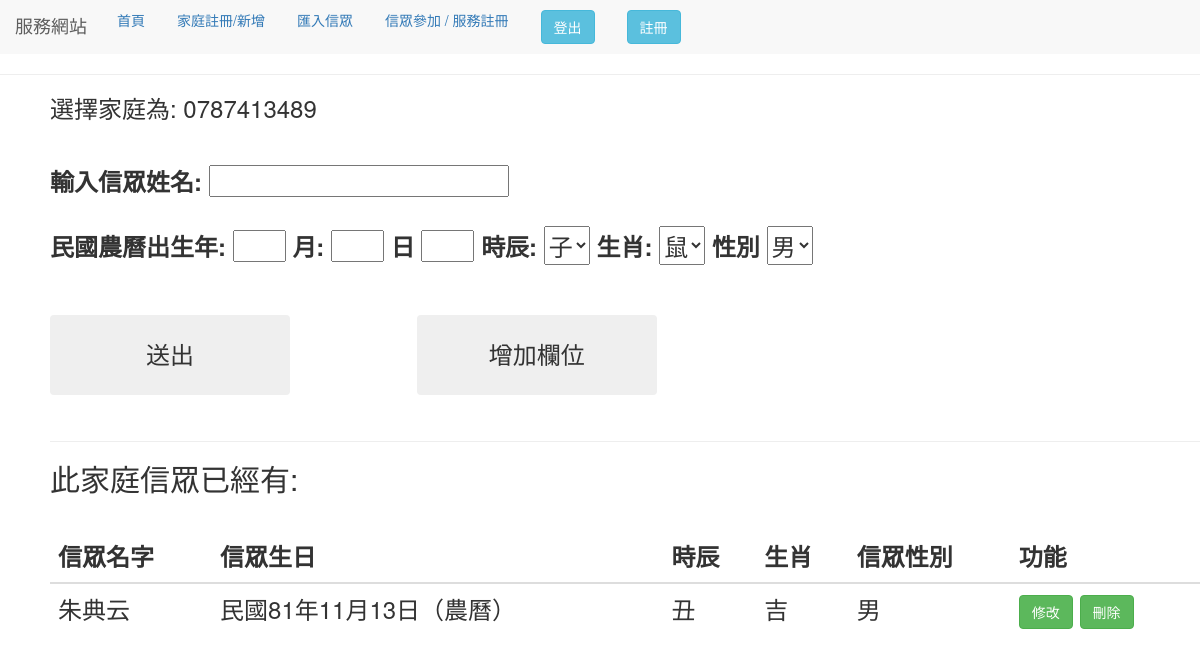
The page /home/43 (signed in) on the database its author committed.
### use_app/models.py (models this page shows)
class Home(models.Model):
    address = models.CharField(verbose_name='地址', max_length=100)
    home_phone = models.CharField(verbose_name='家庭電話', max_length=100)
    class Meta:
        verbose_name_plural = '家庭資料庫'

class People_data(models.Model):
    name = models.CharField(verbose_name='輸入姓名', max_length=10)
    birthday = models.CharField(verbose_name='西元生日',
                                max_length=20)  # default = timezone.now
    time = models.CharField(max_length=5)
    animal = models.CharField(max_length=3)
    gender = models.CharField(verbose_name='性別',
                              max_length=32,
                              choices=(('male', '男'), ('female', '女')),
                              default="男")
    home_id = models.CharField(max_length=10)
    class Meta:
        verbose_name_plural = '香客資料庫'

### use_app/views.py (the view, shortened to what this page needs)
# urls.py: path("home/<int:pk>",views.people_form,name= "home"),
@login_required(login_url='/use_login')
def people_form(request, pk):
    form = peopleform(request.POST or None)
    fix_form = fix_peopleform(None)
    x_try = Home.objects.get(pk=pk).home_phone
    title_one = "信眾名字"
    title_two = "信眾生日"
    title_three = "信眾性別"
    get_x = "此家庭信眾"
    people_all = People_data.objects.filter(home_id=pk)
    context = locals()
    return render(request, "people_add.html", context)

### use_app/views.py (called while the page is built)
@django.template.defaulttags.register.filter
def BeautifyDateStr(value):
    arr = value.split("-")
    try:
        year = int(arr[0])
    except:
        year = arr[0]
    try:
        month = int(arr[1])
        month = '0' + str(month) if month < 10 else month
    except:
        month = arr[1]
    try:
        day = int(arr[2])
        day = '0' + str(day) if day < 10 else day
    except:
        day = arr[2]
    return "民國" + str(year) + "年" + str(month) + "月" + str(day) + "日（農曆）"

### templates/people_add.html (shortened to what this page needs)
{% extends "base.html" %} {% block title %} 表單 {% endblock %} {% block form %}
<head>
    <link rel="stylesheet" href="//code.jquery.com/ui/1.12.1/themes/base/jquery-ui.css">
</head>
<body>
    <div style="margin-left:50px;">
        <form method='POST' enctype="multipart/form-data">
            {% csrf_token %} 選擇家庭為: {{x_try}} <br>
            <br>
            <div id="use" style="margin-bottom:5vmin">
                <label for="id_name" style="margin-top:20px">輸入信眾姓名:</label>
                {{ form.name }}
                <br><br>
                <label for="id_birthday_y">民國農曆出生年: </label>
                {{form.birthday_y}}
                <label for="id_birthday_m">月:</label>
                {{form.birthday_m}}
                <label for="id_birthday_d">日</label>
                {{form.birthday_d}}
                <label for="id_time">時辰:</label>
                {{form.time}}
                <label for="id_animal">生肖:</label>
                {{form.animal}}
                <label for="id_x_gender">性別</label>
                {{form.gender}}
            </div>
            <div style="margin-top:50px">
                <input style="width:20vw;height: 10vh;font-size:100%;" class="btn btn-outline-dark" type="submit"
                    value="送出" />
                <button type="button" style="width:20vw;height: 10vh;font-size:100%; margin-left:10vw;"
                    class=" btn btn-outline-dark" onclick="ShowMeDate()">增加欄位</button>
            </div>
        </form>
        <br>
        <hr>
        <h2>{{ get_x }}已經有:</h2>
        {% if people_all %}
        <br>
        <table class="table">
            <thead>
                <tr>
                    <th scope="col">{{title_one}}</th>
                    <th scope="col">{{title_two}}</th>
                    <th scope="col">時辰</th>
                    <th scope="col">生肖</th>
                    <th scope="col">{{title_three}}</th>
                    <th scope="col">功能</th>
            </thead>
            <tbody>
                {% for c in people_all %}
                <tr>
                    <td id={{c.name}}> {{ c.name }} </td>
                    <td id={{c.name}}{{c.birthday}}>{{c.birthday|BeautifyDateStr}}</td>
                    <td>{{c.time}}</td>
                    <td id={{c.animal}}> {{ c.animal }} </td>
                    {% if c.gender == "female" %}
                    <td id={{c.name}}{{c.gender}}> 女 </td>
                    {% else %}
                    <td id={{c.name}}{{c.gender}}> 男 </td>
                    {% endif %}
                    <td>
                        <button class="btn btn-success fix"
                            value="{{c.name}}/{{c.gender}}/{{c.birthday}}/{{c.home_id}}/{{c.time}}/{{c.animal}}">
                            修改</button>
                        <a href="home_del/{{c.home_id}}/{{c.pk}}"> <button class="btn btn-success del"
                                value="{{c.home_id}}▲{{c.name}}"> 刪除</button> </a>
                    </td>
                </tr>
                {% endfor %}
            </tbody>
        </table>
        {% else %}
        <p>無資料</p>
        {% endif %}
    </div>
</body>
{% endblock %}

### rows shown on the page
Home: home_phone "0787413489"
People_data: name "朱典云", birthday|BeautifyDateStr "民國81年11月13日（農曆）", time "丑", animal "吉"

### other values the page prints
{{ get_x }} "此家庭信眾"
{{ title_one }} "信眾名字"
{{ title_two }} "信眾生日"
{{ title_three }} "信眾性別"
